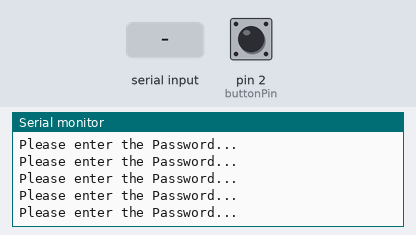
Recording of a sketch running on a simulated Arduino Uno, built with avr-gcc and run on an emulated ATmega328P. Parts: the last lines printed to the serial monitor. Inputs (shaded band) come from the test bench; at power-on: pin 2 (buttonPin) LOW.

Above: at 1.2 s.
1.3 s: pin 2 (buttonPin) pulled HIGH for 0.15 s
At 2.5 s:
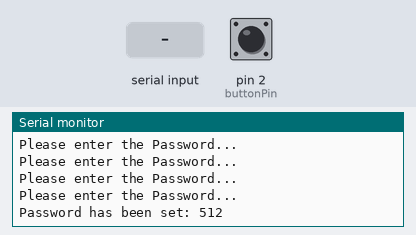
2.9 s: "90,45\n" received over Serial
At 4.0 s:
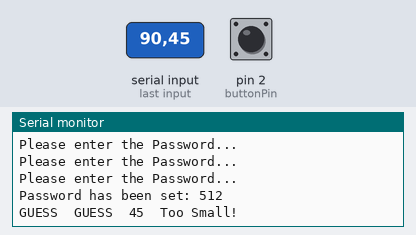
4.4 s: "0\n" received over Serial
At 5.2 s:
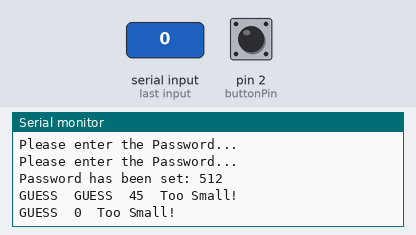

Measured:
- after the input at 1.3 s, the serial monitor: prints a new line at once (image 1)
- after the input at 2.9 s, the serial monitor: prints a new line at once (image 2)
- after the input at 4.4 s, the serial monitor: prints a new line at once (image 3)

The sketch:

6-4_Password_guessing_game__Quiz4_.ino
```cpp
const int buttonPin=2;
const int analogInPin=A0;
const int ledPin=13;
int state=0;
int last_state=0;
int pwd=0;
int mode=0;

void setup() {
  Serial.begin(9600);
  pinMode(buttonPin,INPUT);
}

void loop() {
  if (mode==0)
  {
    Serial.println("Please enter the Password...");
    state=digitalRead(buttonPin);
    if(state!=last_state)
    {
      pwd=analogRead(analogInPin);  //read the value
      Serial.print("Password has been set: ");
      Serial.println(pwd);
      mode=1;
      delay(50);  //avoid bouncing
    }
    last_state=state;
  }
  else  //if (mode==1), guess
  {
    while (Serial.available() > 0)
    {
        Serial.print("GUESS\t");
        int guess = Serial.parseInt();
        //Serial.println(guess);
        if (Serial.read() == '\n')
        {
            Serial.print(guess);
            Serial.print("\t");
            if(guess>pwd)
            {Serial.println("Too Large!");}
            else if(guess<pwd)
            {Serial.println("Too Small!");}
            else
            {
              Serial.println("Bingo!");
              digitalWrite(ledPin,HIGH);
              break;
            }
        }
    }
  }
  delay(50);


}
```
